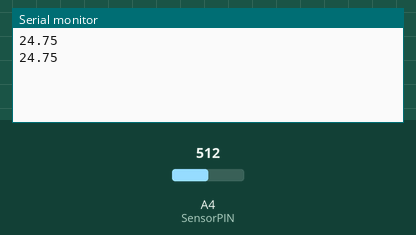
This sketch was run on a simulated Arduino Uno, built with avr-gcc and run on an emulated ATmega328P. On the bench: the last lines printed to the serial monitor. The inputs (shaded band) are chosen by the test bench; at power-on: A4 (SensorPIN) = 512.

Above: at 1.8 s.
1.9 s: A4 (SensorPIN) set to 0
At 2.8 s:
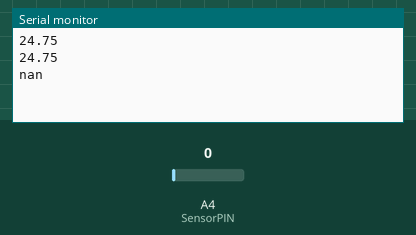
4.5 s: A4 (SensorPIN) set to 122
At 5.8 s:
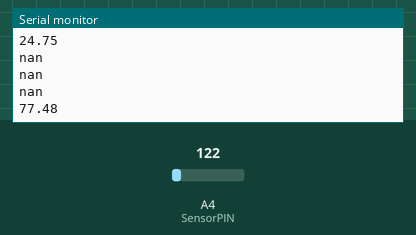

The sketch:

tempMF52.ino
```cpp
/*
  Lectura de temperatura Termistor NTC MF52-103
  NTC, tienen una resistencia inferior al aumentar la temperatura.

  Referencia: https://www.luisllamas.es/medir-temperatura-con-arduino-y-termistor-mf52/
*/

#include <math.h>

const int Rc = 10000; //valor de la resistencia
const int Vcc = 5;
const int SensorPIN = A4;

//Datos Modelo matematico Termistor MF52-103
float A = 1.11492089e-3;
float B = 2.372075385e-4;
float C = 6.954079529e-8;

float K = 2.5; //factor de disipacion en mW/C

void setup()
{
  Serial.begin(9600);
}

void loop()
{
  float raw = analogRead(SensorPIN);
  float temp = leerTemperatura(raw);

  //Serial.print("T = ");
  Serial.println(temp);
  //Serial.print("C\n");
  delay(1000);
}

float leerTemperatura (float raw){
  float V =  raw / 1024 * Vcc;
  float R = (Rc * V ) / (Vcc - V);
  float logR  = log(R);
  float R_th = 1.0 / (A + B * logR + C * logR * logR * logR );
  float kelvin = R_th - V * V / (K * R) * 1000;
  float celsius = kelvin - 273.15;
  return celsius;
}
```

Measured:
- after the input at 1.9 s, the serial monitor: prints a new line after 0.10 s (image 1)
- after the input at 4.5 s, the serial monitor: prints a new line after 0.50 s (image 2)
